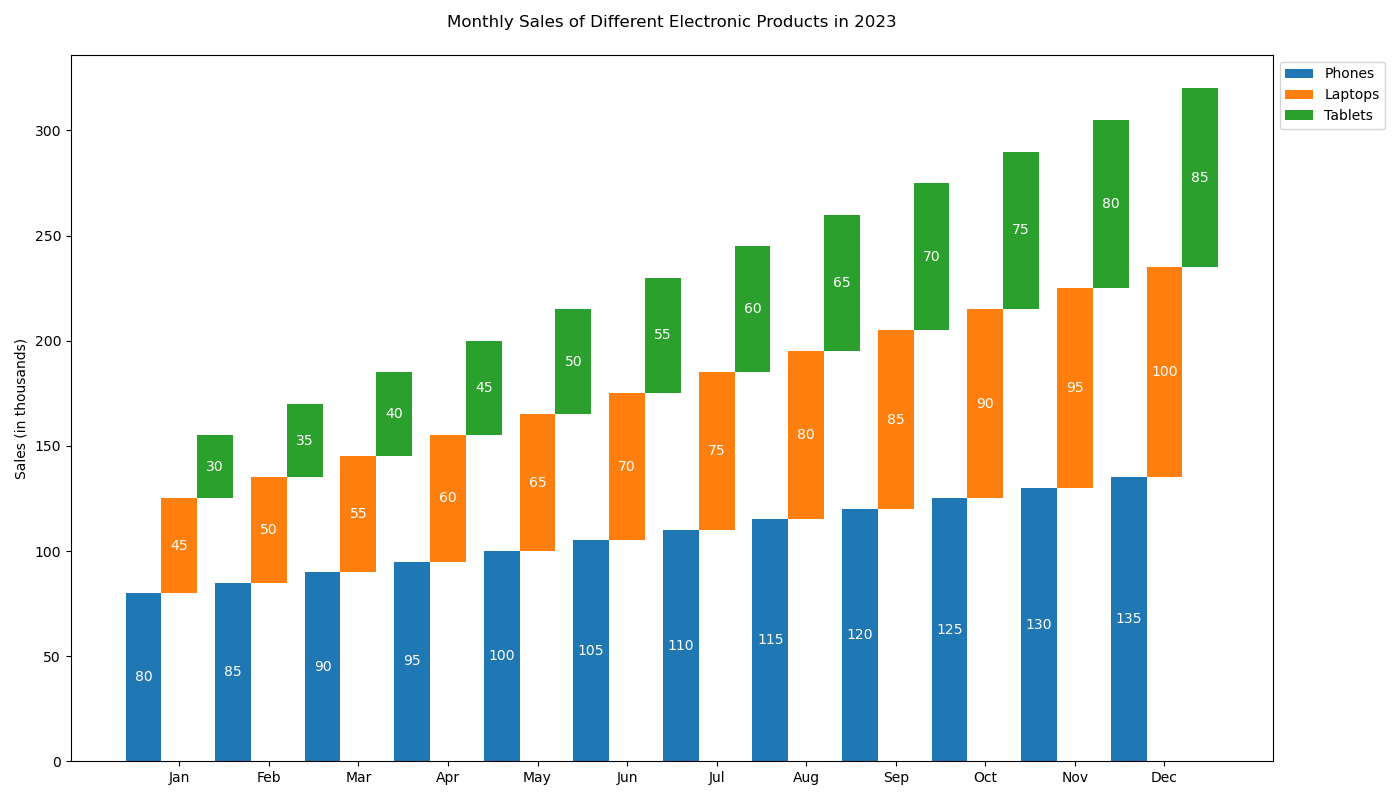

This figure's Python source:

import matplotlib.pyplot as plt

# Data
months = ['Jan', 'Feb', 'Mar', 'Apr', 'May', 'Jun', 'Jul', 'Aug', 'Sep', 'Oct', 'Nov', 'Dec']
phones = [80, 85, 90, 95, 100, 105, 110, 115, 120, 125, 130, 135]
laptops = [45, 50, 55, 60, 65, 70, 75, 80, 85, 90, 95, 100]
tablets = [30, 35, 40, 45, 50, 55, 60, 65, 70, 75, 80, 85]

# Colors
colors_phones = '#1f77b4'
colors_laptops = '#ff7f0e'
colors_tablets = '#2ca02c'

# Plotting
fig, ax = plt.subplots(figsize=(14, 8))  # Change the figure size

bar_width = 0.4  # Change the width of the bars

x_positions = range(len(months))
bar_positions_phones = [pos - bar_width for pos in x_positions]
bar_positions_laptops = x_positions
bar_positions_tablets = [pos + bar_width for pos in x_positions]

ax.bar(bar_positions_phones, phones, bar_width, label='Phones', color=colors_phones)
ax.bar(bar_positions_laptops, laptops, bar_width, bottom=phones, label='Laptops', color=colors_laptops)
ax.bar(bar_positions_tablets, tablets, bar_width, bottom=[x + y for x, y in zip(phones, laptops)], label='Tablets', color=colors_tablets)

ax.set_ylabel('Sales (in thousands)')
ax.set_title('Monthly Sales of Different Electronic Products in 2023', pad=20)
ax.set_xticks(x_positions)
ax.set_xticklabels(months)
ax.legend(loc='upper left', bbox_to_anchor=(1, 1))

# Add numerical labels
for index, value in enumerate(phones):
    ax.text(bar_positions_phones[index], value / 2, str(value), ha='center', va='center', color='white')
for index, value in enumerate(laptops):
    ax.text(bar_positions_laptops[index], phones[index] + value / 2, str(value), ha='center', va='center', color='white')
for index, value in enumerate(tablets):
    ax.text(bar_positions_tablets[index], phones[index] + laptops[index] + value / 2, str(value), ha='center', va='center', color='white')

plt.tight_layout()
plt.show()
